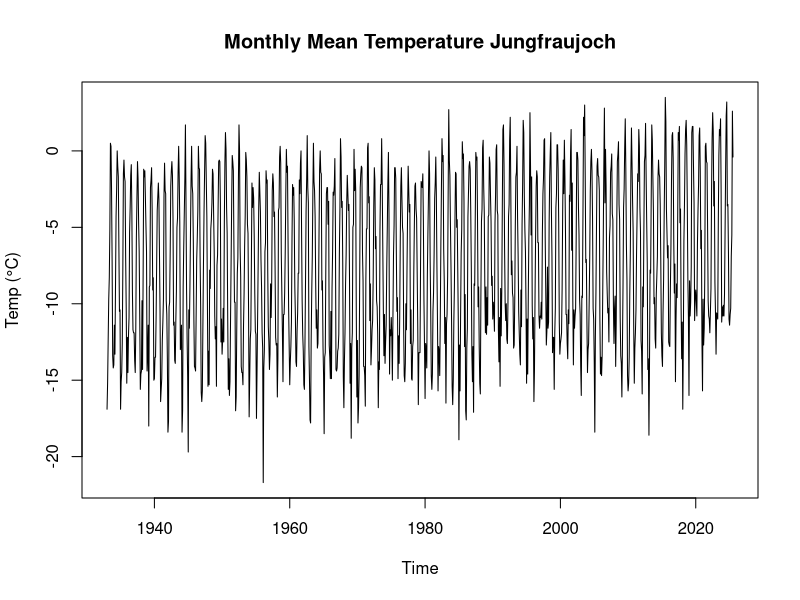
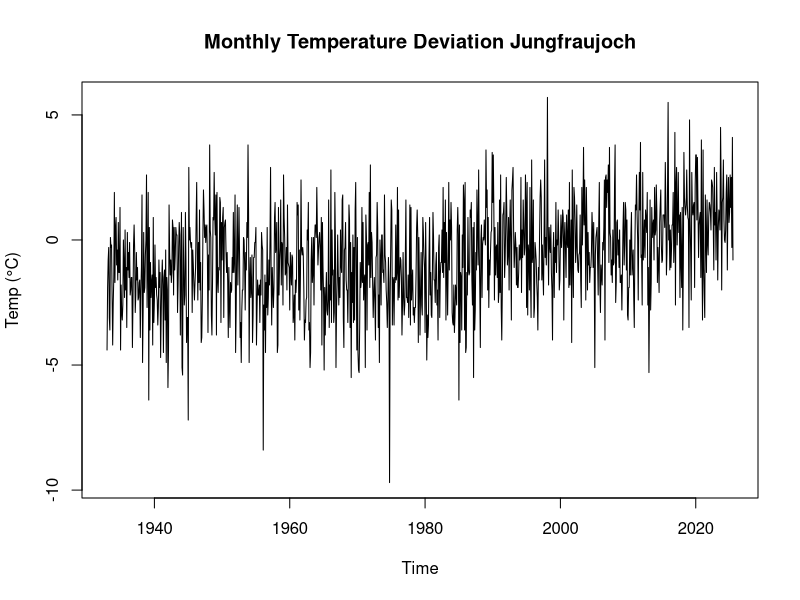
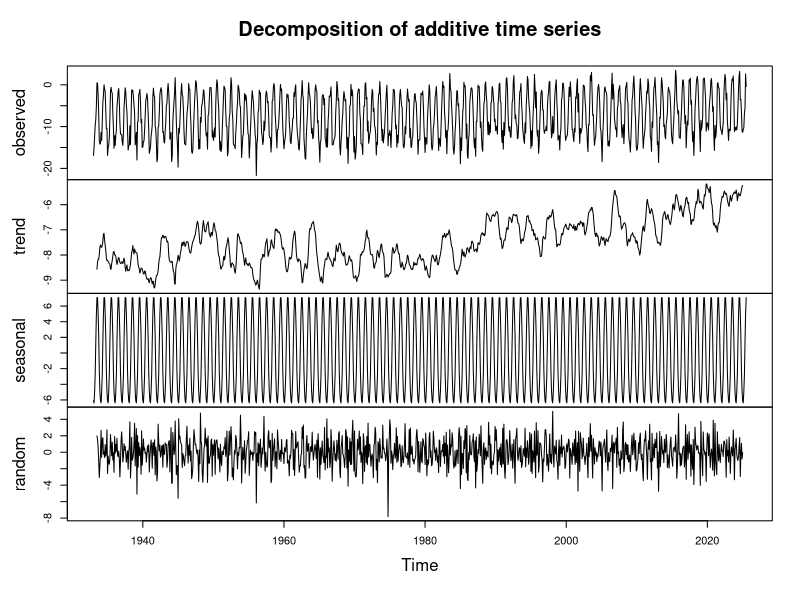
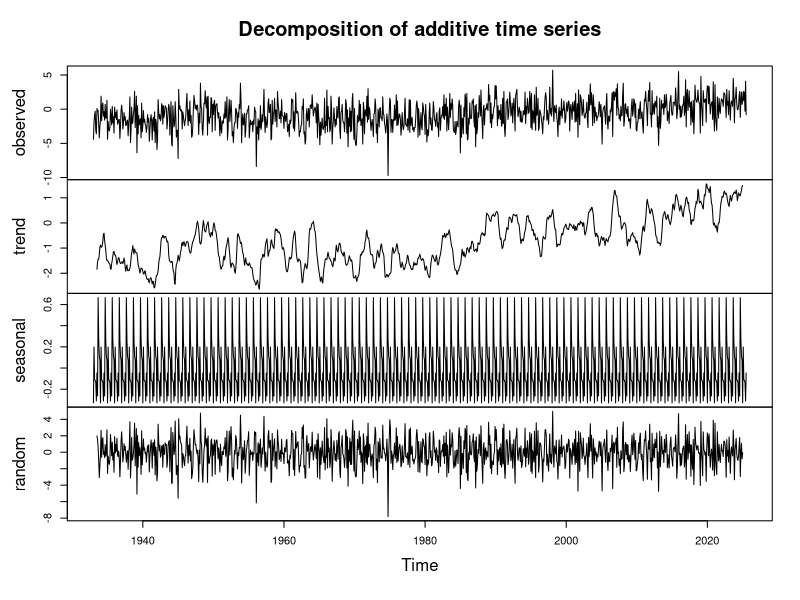
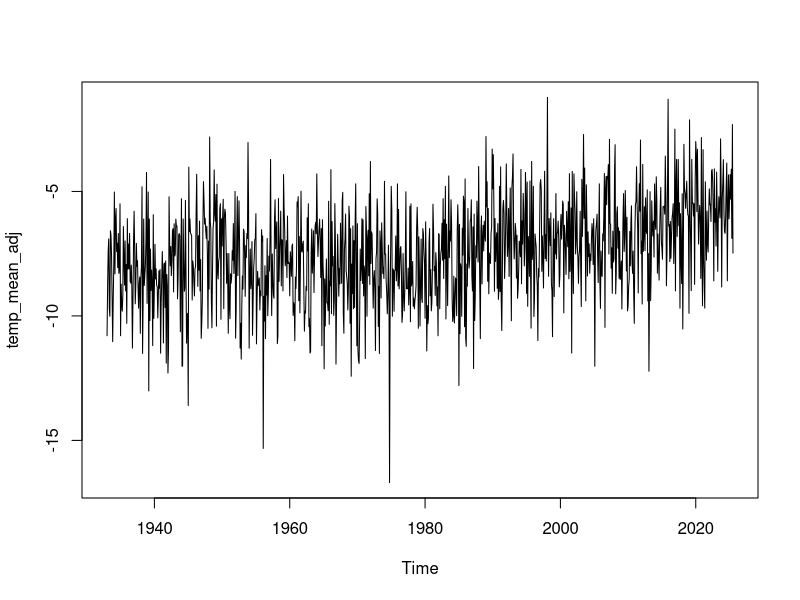
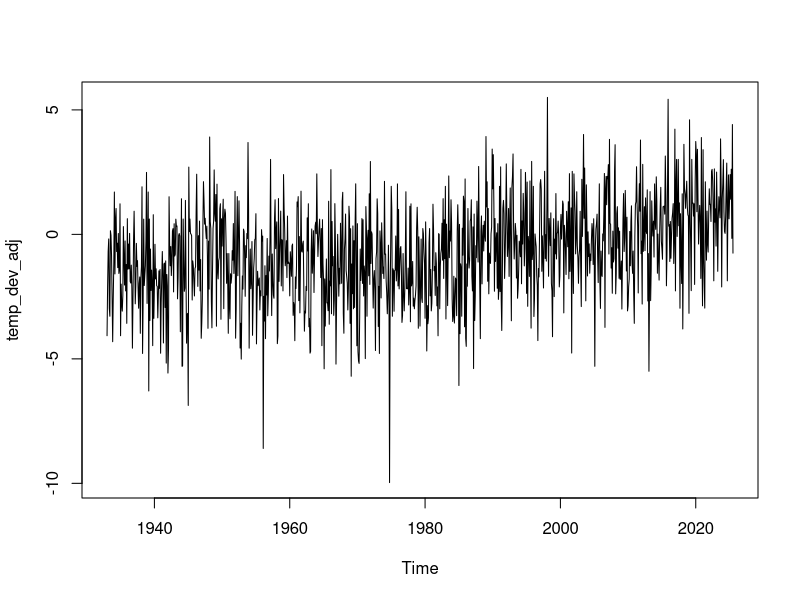
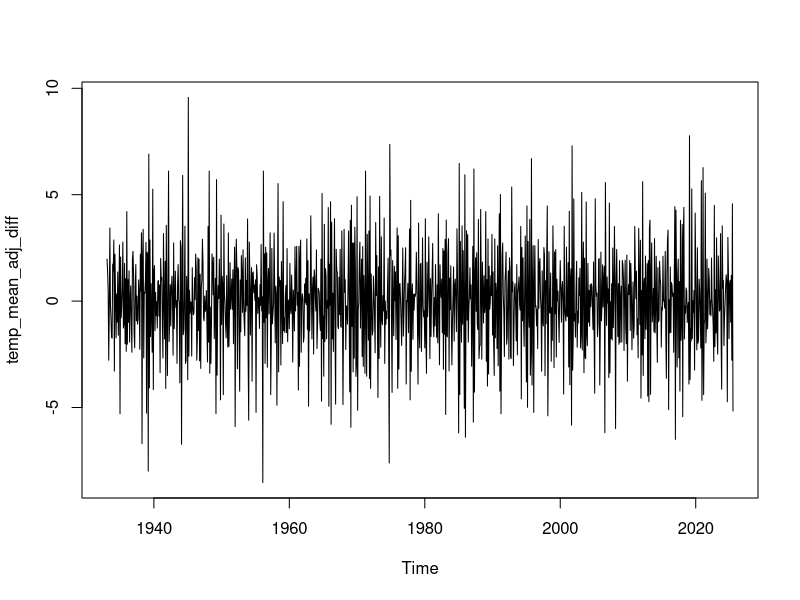
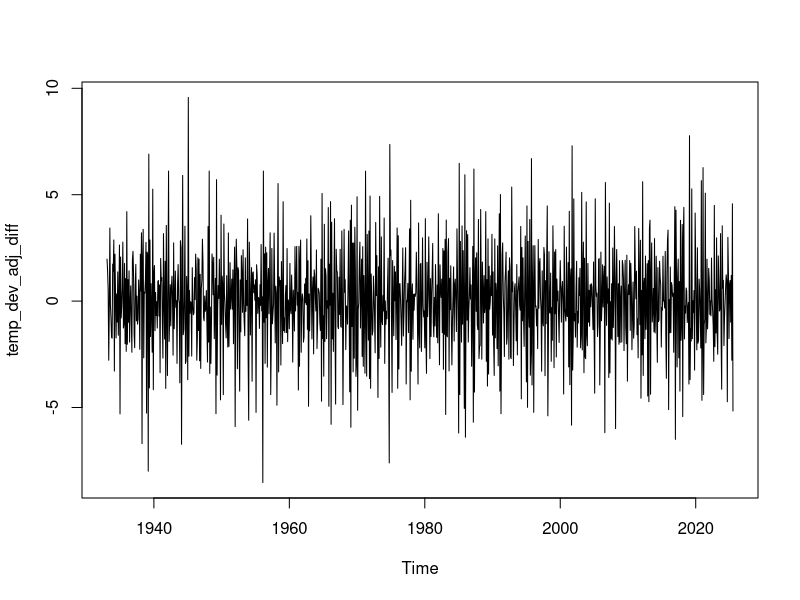

Here is the R script that generated these plots, in order:
# libraries
library(readr)
library(dplyr)
library(lubridate)
library(tseries)
library(urca)

# read the dataset
df_jungfraujoch <- read.delim("data/raw/weather_monthly_jungfraujoch.csv", sep = ";")
# convert timestamp to datetime
df_jungfraujoch <- df_jungfraujoch %>%
  mutate(reference_timestamp = dmy_hm(reference_timestamp),
         year_month = floor_date(reference_timestamp, "month"))
# only keep columns needed for analysis
df_jungfraujoch_cleaned <- df_jungfraujoch %>% 
  select(station_abbr, reference_timestamp, ths200m0, th9120mv)
# rename columns
colnames(df_jungfraujoch_cleaned) <- c('station_abbr', 'reference_timestamp', 'temp_mean_C', 'temp_deviation_C')
head(df_jungfraujoch_cleaned)
summary(df_jungfraujoch_cleaned)
# check for NAs
colSums(is.na(df_jungfraujoch_cleaned)) # no NAs

# create time series object
# temp_mean monthly series
temp_mean_ts_jungfraujoch <- ts(df_jungfraujoch_cleaned$temp_mean_C,
                   start = c(1933, 1), frequency = 12)
# temp_deviation monthly series
temp_deviation_ts_jungfraujoch <- ts(df_jungfraujoch_cleaned$temp_deviation_C,
                        start = c(1933, 1), frequency = 12)

# plots
plot(temp_mean_ts_jungfraujoch, main = "Monthly Mean Temperature Jungfraujoch", ylab = "Temp (°C)")
plot(temp_deviation_ts_jungfraujoch, main = "Monthly Temperature Deviation Jungfraujoch", ylab = "Temp (°C)")

# decomposition (trend, seasonality, residuals)
temp_mean_ts_jungfraujoch_comp=decompose(temp_mean_ts_jungfraujoch)
temp_deviation_ts_jungfraujoch_comp=decompose(temp_deviation_ts_jungfraujoch)
plot(temp_mean_ts_jungfraujoch_comp)
plot(temp_deviation_ts_jungfraujoch_comp)

# adjust for seasonality
temp_mean_adj <- temp_mean_ts_jungfraujoch - temp_mean_ts_jungfraujoch_comp$seasonal
temp_dev_adj  <- temp_deviation_ts_jungfraujoch - temp_deviation_ts_jungfraujoch_comp$seasonal
plot(temp_mean_adj)
plot(temp_dev_adj)

# adjust for trend
temp_mean_adj_diff <- diff(temp_mean_adj)
temp_dev_adj_diff  <- diff(temp_dev_adj)
plot(temp_mean_adj_diff)
plot(temp_dev_adj_diff)

# check stationarity again
adf.test(temp_mean_adj_diff)
adf.test(temp_dev_adj_diff)

# check ACF and PACF
acf(temp_mean_adj_diff, main = "ACF: Differenced Temp Mean")
pacf(temp_mean_adj_diff, main = "PACF: Differenced Temp Mean")

acf(temp_dev_adj_diff, main = "ACF: Differenced Temp Deviation")
pacf(temp_dev_adj_diff, main = "PACF: Differenced Temp Deviation")


